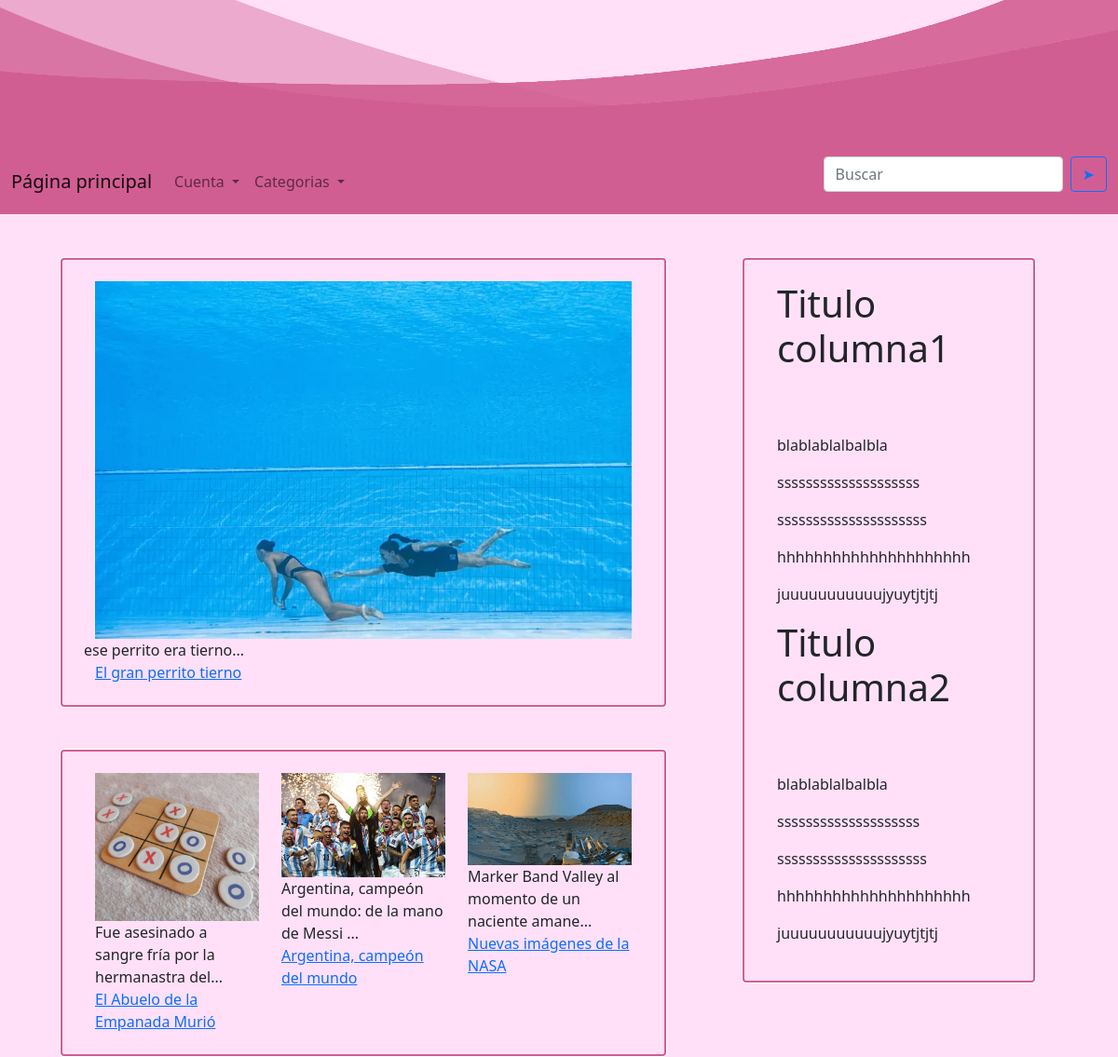
Before: / with the older database file.
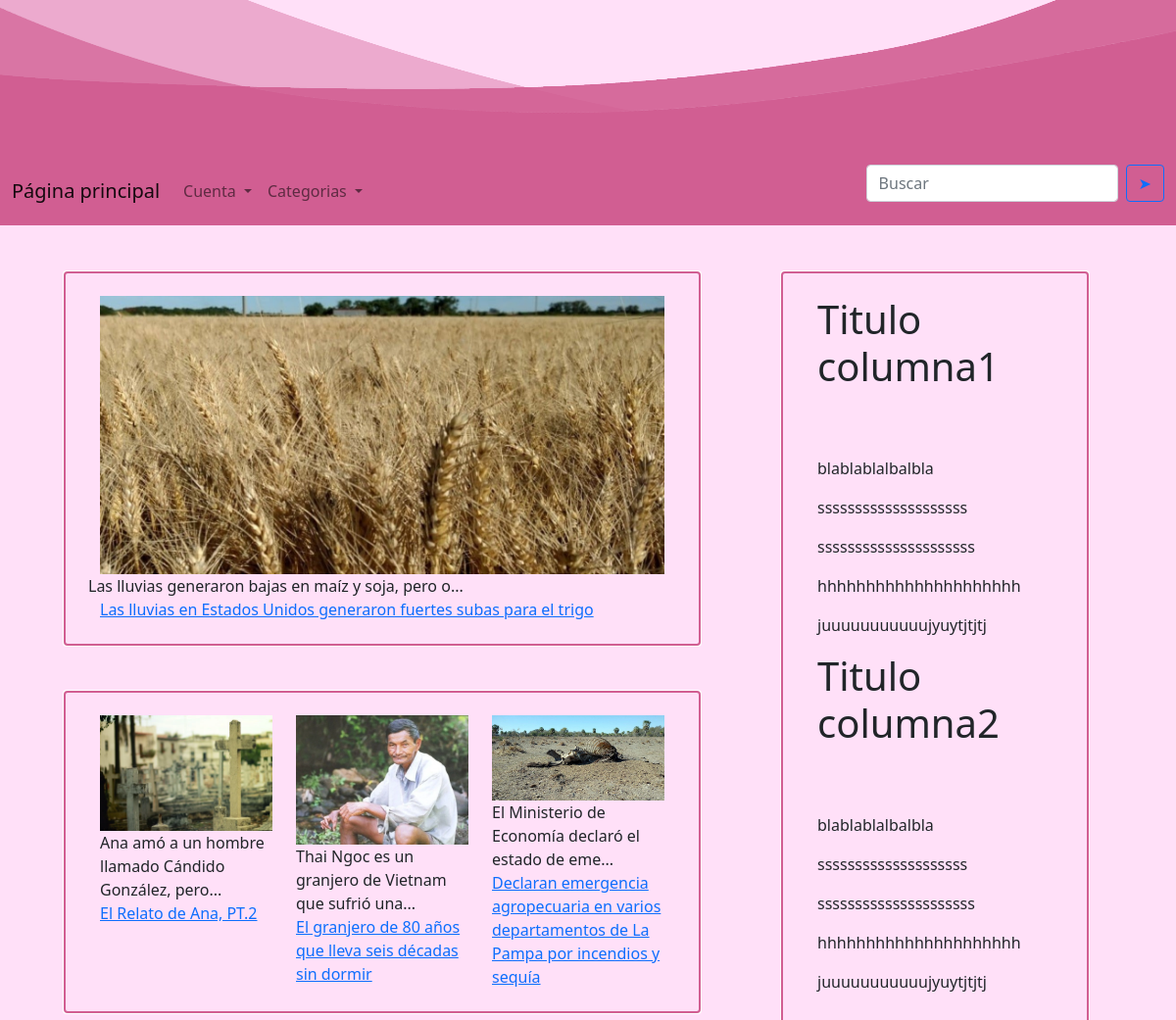
After: the same page with the newer database file.
### app.py (models this page shows)
class Noticia(db.Model):
    __tablename__ = "Noticias"
    id = db.Column(db.Integer, primary_key=True)
    titulo = db.Column(db.String(50), nullable=False)
    imagen = db.Column(db.String(120), nullable=False)
    subtitulo = db.Column(db.String(300), nullable=False)
    resaltado = db.Column(db.String(500), nullable=False)
    columna1 = db.Column(db.String(2000), nullable=False)
    columna2 = db.Column(db.String(2000), nullable=False)
    categoria = db.Column(db.String(16), nullable=False)

### app.py (the view)
@app.route('/')
def index():
    tamano = db.session.query(Noticia).count()+1
    noticias = Noticia.query.all()
    lista_ultimas = []
    for noticia in noticias:
        if noticia.id >= (tamano - 4):
            lista_ultimas.append(noticia)
    return render_template('index.html', noticias=lista_ultimas, tamano=tamano)

### app.py (called while the page is built)
def resumirSubtitulo(noticia):
    i = 0
    resumido = ''
    for caracter in noticia.subtitulo:
        i +=1
        if (i < 51):
            resumido += caracter
    return resumido

### templates/index.html (shortened to what this page needs)
{% extends "navbar.html" %}
{% block head %}
{{ super() }}
{% endblock %}
{% block body %}
{{super()}}
<div class="container">
    <div class="row no-outline-row align-items-start">
        <div class="col-md-8">
            {% for noticia in noticias  %}
                {% if noticia.id == (tamano-1) %}
                <div class="row"><img class="news-img" src= '/static{{noticia.imagen}}' >
                    {{ resumirSubtitulo(noticia) }}...
                    <br>
                    <a href="{{url_for('ir_a_noticia',id=(noticia.id))}}">{{ noticia.titulo }}</a>
                </div>
             {% endif %}
             {% endfor %}
                <div class="row">
            {% for noticia in noticias  %}
                {% if noticia.id != (tamano-1) %}
                <div class="col"><img class="news-img" src= '/static{{noticia.imagen}}'>
                    {{ resumirSubtitulo(noticia) }}...
                    <br>
                    <a href="{{url_for('ir_a_noticia',id=(noticia.id))}}">{{ noticia.titulo }}</a>
                </div>
                {% endif %}
            {% endfor %}
        </div>
    </div>
        <div class="col-md-4">
            <div class="row small-row">
                <div class="info-column">
                    <h1>Titulo columna1</h1>
                    <p>blablablalbalbla</p>
                    <p>ssssssssssssssssssss</p>
                    <p>sssssssssssssssssssss</p>
                    <p>hhhhhhhhhhhhhhhhhhhhh</p>
                    <p>juuuuuuuuuuujyuytjtjtj</p>
                </div>
                <div class="info-column">
                    <h1>Titulo columna2</h1>
                    <p>blablablalbalbla</p>
                    <p>ssssssssssssssssssss</p>
                    <p>sssssssssssssssssssss</p>
                    <p>hhhhhhhhhhhhhhhhhhhhh</p>
                    <p>juuuuuuuuuuujyuytjtjtj</p>
                </div>
            </div>
        </div>
    </div>
</div>
{% endblock %}

Changed rows visible on the page:
no longer on this page (row edited): Noticia: imagen (picture), subtitulo "ese perrito era tierno", titulo "El gran perrito tierno"
no longer on this page (row edited): Noticia: imagen (picture), subtitulo "Fue asesinado a sangre fría por la hermanastra del", titulo "El Abuelo de la Empanada Murió"
no longer on this page (row edited): Noticia: imagen (picture), subtitulo "Argentina, campeón del mundo: de la mano de Messi", titulo "Argentina, campeón del mundo"
no longer on this page (row edited): Noticia: imagen (picture), subtitulo "Marker Band Valley al momento de un naciente amane", titulo "Nuevas imágenes de la NASA"
added Noticia: imagen (picture), subtitulo "Las lluvias generaron bajas en maíz y soja, pero o", titulo "Las lluvias en Estados Unidos generaron fuertes subas para el trigo"
added Noticia: imagen (picture), subtitulo "Ana amó a un hombre llamado Cándido González, pero", titulo "El Relato de Ana, PT.2"
added Noticia: imagen (picture), subtitulo "Thai Ngoc es un granjero de Vietnam que sufrió una", titulo "El granjero de 80 años que lleva seis décadas sin dormir"
added Noticia: imagen (picture), subtitulo "El Ministerio de Economía declaró el estado de eme", titulo "Declaran emergencia agropecuaria en varios departamentos de La Pampa por incendios y sequía"
